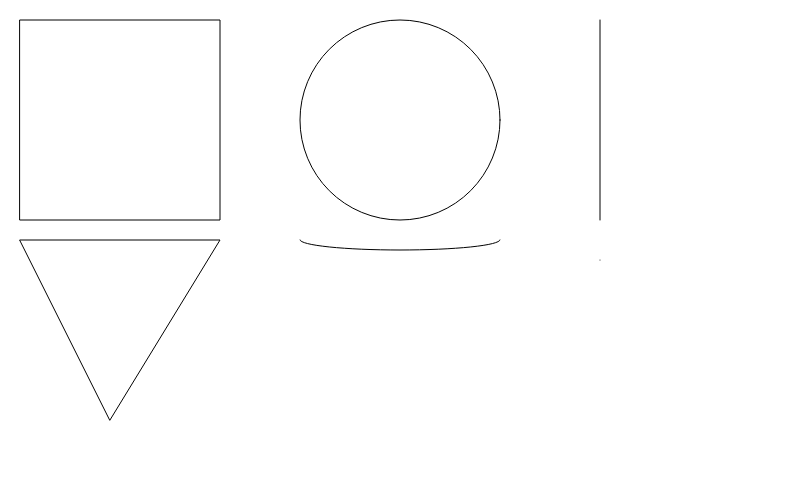
Frame 1 (no input)
Frame 60 (no input): identical to frame 1, image omitted
Frame 120 (the mouse pressed at the canvas centre since frame 60): identical to frame 1, image omitted

The p5.js sketch that drew this single still picture (run headless with seeded random() and noise() and a simulated clock; from frame 60 on, the mouse is pressed at the canvas centre):

// p5.js sketch
// ── sketch.js
function setup() {
  createCanvas(800, 500);
}

function draw() {
  background (255);
  rect(20,20,200,200);
  ellipse(400,120,200,200);
  line(600,20,600,220);
  triangle(20,240,220,240,110,420);
  arc(400,240,200,20,0, PI);
  point(600,260)
}

// Desenhos geométricos
